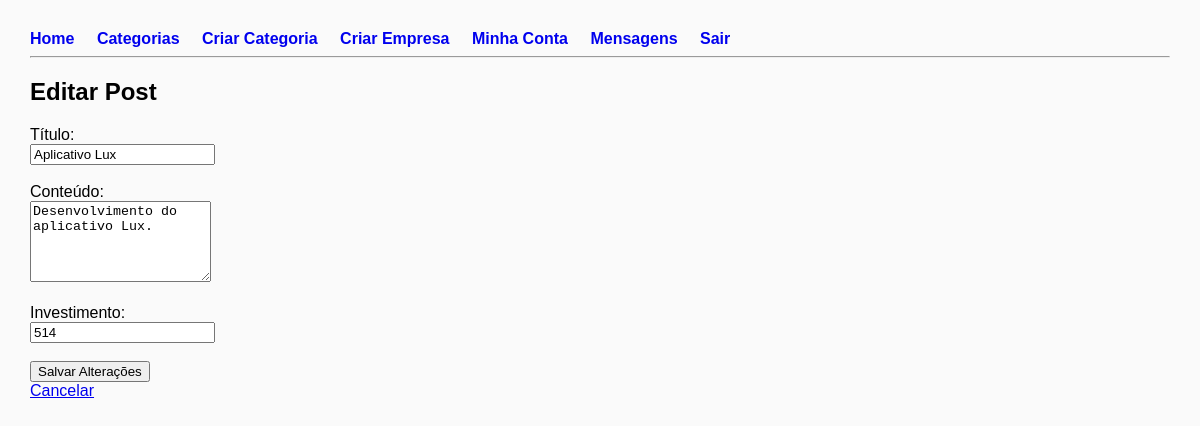
The app's page /post/6/edit (signed in) with its own data.
### app.py (models this page shows)
class Post(db.Model):
    id = db.Column(db.Integer, primary_key=True)
    title = db.Column(db.String(200), nullable=False)
    content = db.Column(db.Text)
    created_at = db.Column(db.DateTime, default=datetime.utcnow)
    likes = db.Column(db.Integer, default=0)
    investment = db.Column(db.Integer, default=0)
    score = db.Column(db.Float, default=0)
    company_id = db.Column(db.Integer, db.ForeignKey("company.id"), nullable=False)
    category_id = db.Column(
        db.Integer,
        db.ForeignKey("category.id", ondelete="CASCADE"),
        nullable=False
    )
    comments = db.relationship(
        "Comment",
        backref="post",
        lazy=True,
        cascade="all, delete-orphan"
    )
    investment_history = db.relationship(
        "InvestmentHistory",
        backref="post",
        lazy=True,
        cascade="all, delete-orphan"
    )
    company = db.relationship("Company", backref="posts")

### app.py (the view)
@app.route("/post/<int:post_id>/edit", methods=["GET", "POST"])
def edit_post(post_id):
    post = Post.query.get_or_404(post_id)
    if "company_id" not in session or session["company_id"] != post.company_id:
        return "Você não pode editar esse post", 403
    if request.method == "POST":
        post.title = request.form.get("title").strip()
        post.content = request.form.get("content").strip()
        db.session.commit()
        calculate_post_score(post)
        return redirect(f"/post/{post.id}")
    return render_template("edit_post.html", post=post)

### templates/edit_post.html
{% extends "base.html" %}
{% block content %}
<h2>Editar Post</h2>
<form method="POST">
  <label>Título:</label><br>
  <input type="text" name="title" value="{{ post.title }}" required><br><br>
  <label>Conteúdo:</label><br>
  <textarea name="content" rows="5" required>{{ post.content }}</textarea><br><br>
  <label>Investimento:</label><br>
  <input type="number" name="investment" min="0" value="{{ post.investment }}"><br><br>
  <button type="submit">Salvar Alterações</button>
</form>
<a href="{{ url_for('post_view', post_id=post.id) }}">Cancelar</a>
{% endblock %}

### templates/base.html (style rules this page uses)
body { font-family: Arial, sans-serif; margin: 30px; background:#fafafa }

### records on screen
Post: title "Aplicativo Lux", content "Desenvolvimento do aplicativo Lux.", investment "514"
